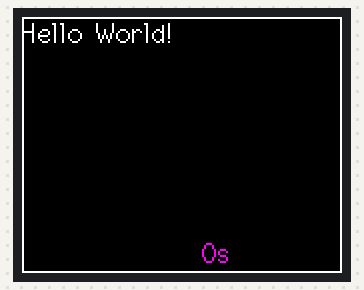
Bench run of a sketch on a simulated ESP32. Parts: 160×128 colour display.

Above: at 0.2 s.
At 4.2 s:
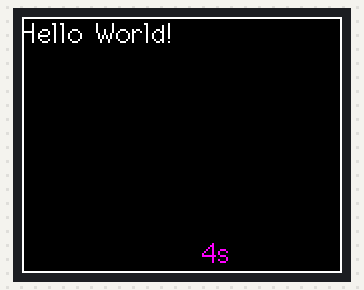
At 8.2 s:
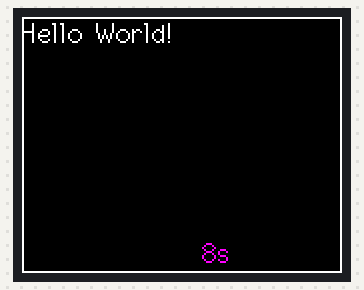
At 19.2 s:
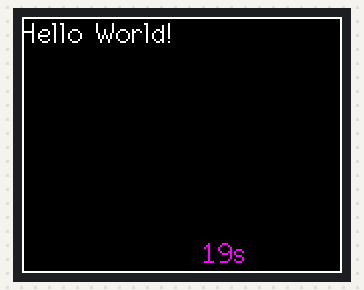
At 28.2 s:
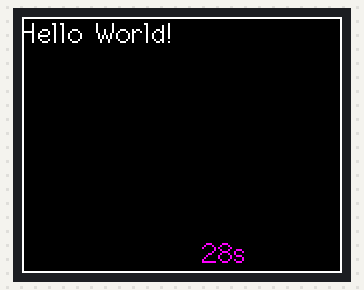
At 38.2 s:
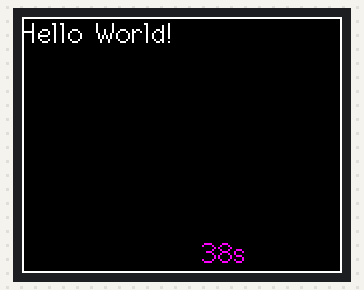

Measured:
- what the display in image 1 shows lasts 1.0 s, from 4.2 s to 5.2 s

The sketch:

SPI_TFT_Display.ino
```cpp
// TFT_eSPI by Bodmer is highly optimzed for ESP32.
// Note: After installing the library, you usually need to edit the User_Setup.h file in the library folder
//       to define your pins and display driver.

// #define ST7735_DRIVER

// #define TFT_WIDTH 128
// #define TFT_HEIGHT 160

// #define TFT_MISO 19
// #define TFT_MOSI 23
// #define TFT_SCLK 18
// #define TFT_CS 5
// #define TFT_DC 2
// #define TFT_RST 4

#include <TFT_eSPI.h>
#include <SPI.h>

// Invoke Library
TFT_eSPI tft = TFT_eSPI();

#define BAUD_RATE 115200

void setup()
{
    Serial.begin(115200);

    // Initialize the TFT display
    tft.init();
    tft.setRotation(1); // 1 = Landscape (pins on the right)

    // Clear screen with a nice background
    tft.fillScreen(TFT_BLACK);

    // Set "cursor" to top left
    tft.setCursor(0, 0, 2); // Text at 0,0 using Font 2
    tft.setTextColor(TFT_WHITE);
    tft.println("Hello World!");

    tft.drawRect(0, 0, 160, 128, TFT_WHITE); // Draw a border around the edge
}

void loop()
{
    // We can make the text "blink" or change colors here
    tft.setCursor(90, 110, 2);
    tft.setTextColor(TFT_MAGENTA, TFT_BLACK); // Text Color, Background Color
    tft.print(millis() / 1000);
    tft.print("s");
    delay(1000);
}
```
